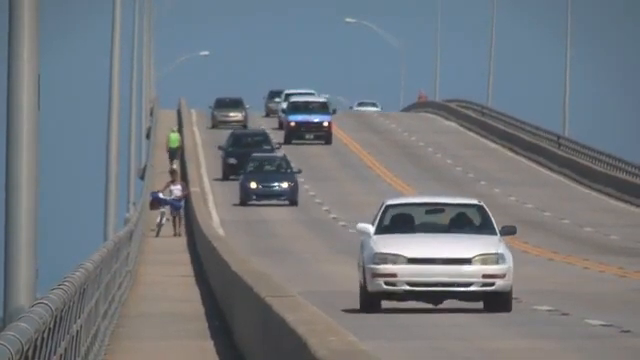
#> input picture frame 91 of Trafic_rutier.mp4, 640 x 360 px, given in place of sofare.mp4, which was not available
$ python '38. Proiect-Detectia_liniilor_marcajului_rutier.py'
#> lines starting #> are read from the running program, lines starting #| are printed output that depends on the picture; after the words box and inside, x2 and y2 are one past the last pixel; in counts of white or black regions, pixels touching at a corner belong together; pictures that were not available may be replaced by others from this repository, and a replacement may not be noted
#> further down, frame is the input picture: shape (360, 640, 3); mean B, G, R 127.1, 121.1, 115.4
import cv2 as cv
import numpy as np

def regiune_interes(img, puncte):
    masca =np.zeros_like(img) # creaza o imagine neaagra de dimensiunea img
    potriv_color_masca = 255
    cv.fillPoly(masca, puncte, potriv_color_masca)
    img_mascata = cv.bitwise_and(img, masca)
    return img_mascata

def desenare_linii(img, linii):
    img = np.copy(img)
    img_alba = np.zeros((img.shape[0], img.shape[1], 3), np.uint8)

    for linie in linii:
        for x1, y1, x2, y2, in linie:
            cv.line(img_alba, (x1, y1), (x2, y2), (0, 255, 0), 3)

    img = cv.addWeighted(img, 0.8, img_alba, 1, 0.0)
    return img

def procesare(img):
    inaltime = img.shape[0]
#> inaltime = 360
    latime = img.shape[1]
#> latime = 640

    puncte_regiune_interes = [(0, 0.92*inaltime),
                              (0.48*latime, 0.6*inaltime),
                              (latime, 0.92*inaltime)]
#> puncte_regiune_interes = [(0, 331.2), (307.2, 216), (640, 331.2)]

    alb_negru = cv.cvtColor(img, cv.COLOR_BGR2GRAY)  # tranformarea in alb-negru
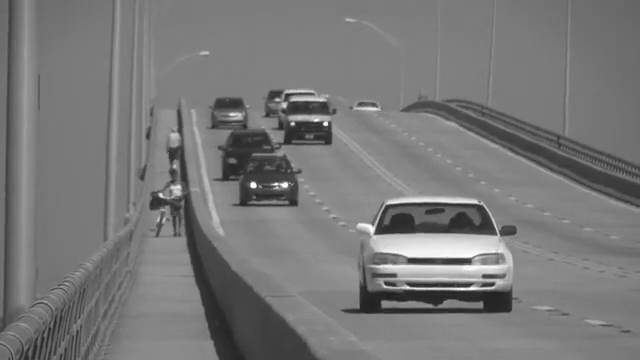
#> alb_negru: shape (360, 640); min 30, max 255, mean 120.1
    margini = cv.Canny(alb_negru, 50, 200) # detectarea marginilor
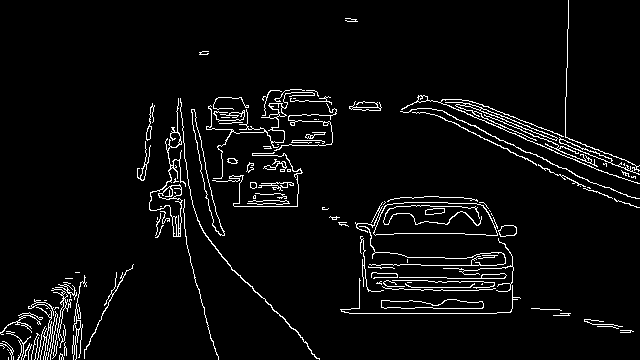
#> margini: shape (360, 640); 4.5% white in thin lines or dots
    img_taiata = regiune_interes(margini, np.array([puncte_regiune_interes], np.int32))
#> in regiune_interes, `cv.fillPoly(masca, puncte, potriv_color_masca)`:
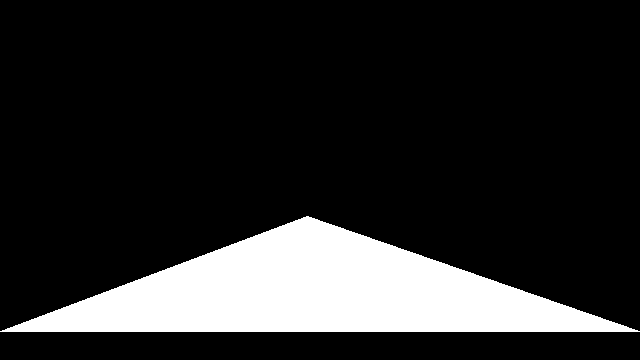
#> masca: shape (360, 640); 16.2% white; 1 white region, box (x1, y1, x2, y2) and area: (0, 216, 640, 332) 37383
#> in regiune_interes, `img_mascata = cv.bitwise_and(img, masca)`:
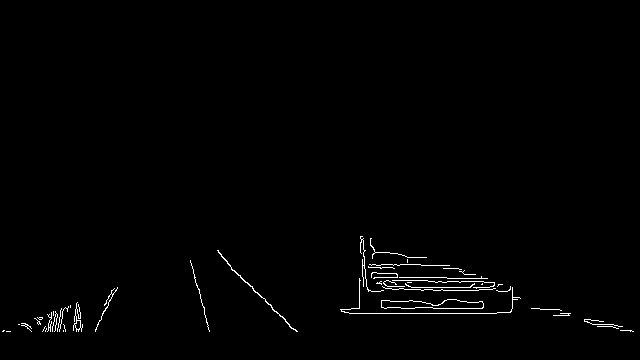
#> img_mascata: shape (360, 640); 0.95% white in thin lines or dots, all inside (x1, y1, x2, y2) = (2, 236, 634, 332)

    linii = cv.HoughLinesP(img_taiata, rho=2, theta=np.pi/180, threshold=50,
                           lines=np.array([]), minLineLength=20, maxLineGap=10) # determinarea coodonatelor a 2 puncte pentru fiecare linie
#> linii = 33 rows, first 6: [433, 308, 482, 308], [349, 313, 496, 313], [411, 287, 489, 287], [392, 289, 478, 290], [231, 268, 296, 331], [396, 277, 487, 278]

    img_linii = desenare_linii(img, linii)
#> the loop in desenare_linii, `for linie in linii:` made 33 passes
#> linie on passes 1 to 12: [[433, 308, 482, 308]], [[349, 313, 496, 313]], [[411, 287, 489, 287]], [[392, 289, 478, 290]], [[231, 268, 296, 331]], [[396, 277, 487, 278]], [[21, 325, 61, 323]], [[409, 280, 446, 282]], [[590, 323, 633, 331]], [[362, 264, 420, 264]], [[42, 331, 81, 328]], [[531, 308, 559, 309]]
#> after the loop in desenare_linii, `for linie in linii:`:
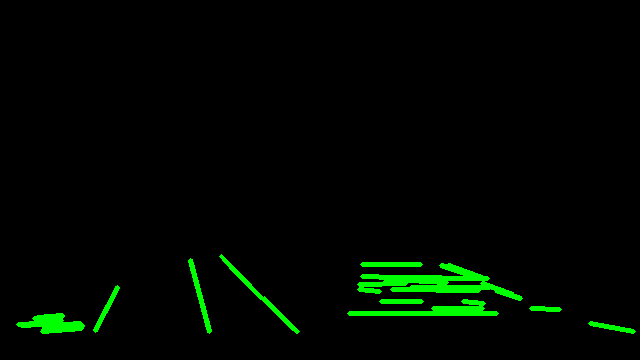
#> img_alba: shape (360, 640, 3); mean of channels 0, 1, 2 0, 7, 0; drawn as B, G, R
#> in desenare_linii, `img = cv.addWeighted(img, 0.8, img_alba, 1, 0.0)`:
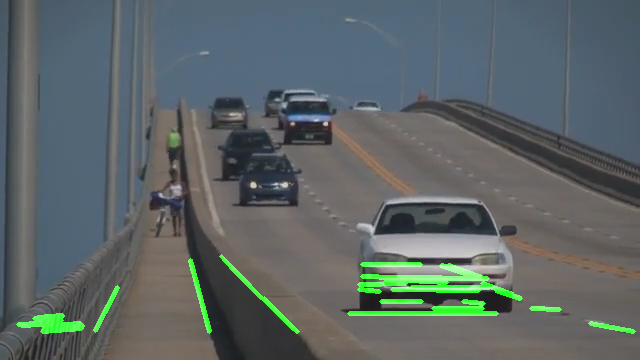
#> img: shape (360, 640, 3); mean B, G, R 101.7, 101.4, 92.3
    return img_linii

cap = cv.VideoCapture("sofare.mp4")

while cap.isOpened():
    ret, frame = cap.read()
    if ret:
        frame = procesare(frame)
        cv.imshow("imagine",frame)
        if cv.waitKey(10) & 0xFF== 27:
#> (key Esc is pressed here)
            break
    else:
        break
cap.release()
cv.destroyAllWindows()

$ run again, starting later in the video
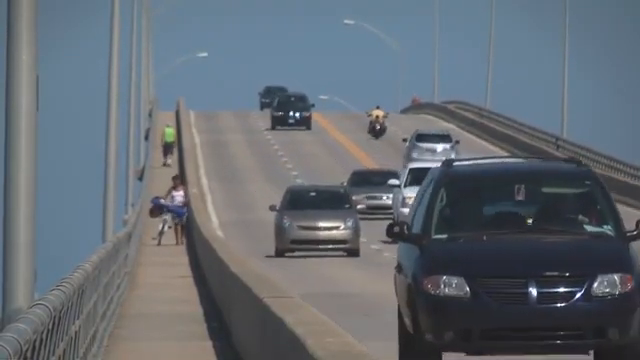
#> input picture frame 411 of Trafic_rutier.mp4, 640 x 360 px, given in place of sofare.mp4, which was not available
#> frame is the input picture: shape (360, 640, 3); mean B, G, R 114.5, 106.4, 98.9
#> in procesare, `margini = cv.Canny(alb_negru, 50, 200)`:
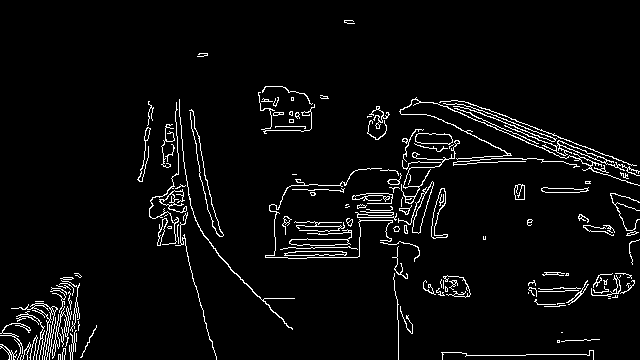
#> margini: shape (360, 640); 4.3% white in thin lines or dots
#> masca: shape (360, 640); 16.2% white; 1 white region, box (x1, y1, x2, y2) and area: (0, 216, 640, 332) 37383
#> img_mascata: shape (360, 640); 0.8% white in thin lines or dots, all inside (x1, y1, x2, y2) = (2, 221, 566, 332)
#> linii = 38 rows, first 6: [265, 255, 345, 255], [228, 266, 289, 327], [534, 301, 558, 306], [307, 257, 348, 257], [274, 257, 315, 245], [445, 289, 466, 296]
#> the loop in desenare_linii, `for linie in linii:` made 38 passes
#> in desenare_linii, `img = cv.addWeighted(img, 0.8, img_alba, 1, 0.0)`:
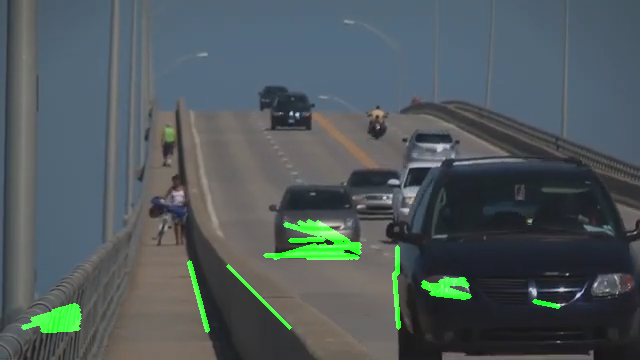
#> img: shape (360, 640, 3); mean B, G, R 91.6, 89.1, 79.1

$ run again, starting later in the video
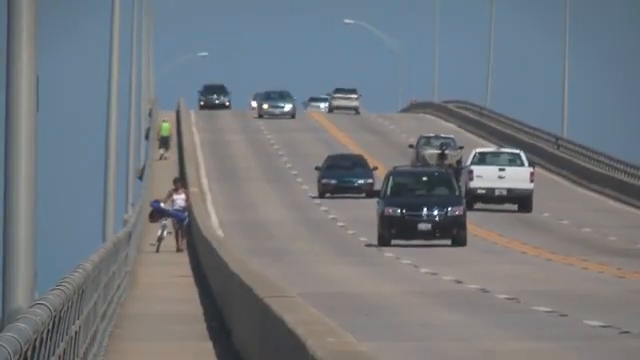
#> input picture frame 731 of Trafic_rutier.mp4, 640 x 360 px, given in place of sofare.mp4, which was not available
#> frame is the input picture: shape (360, 640, 3); mean B, G, R 126, 120.2, 114.8
#> in procesare, `margini = cv.Canny(alb_negru, 50, 200)`:
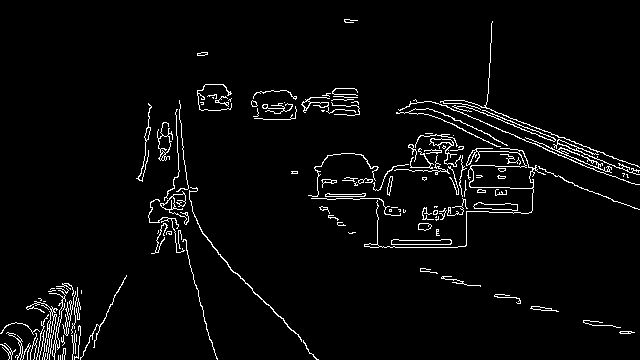
#> margini: shape (360, 640); 3.6% white in thin lines or dots
#> masca: shape (360, 640); 16.2% white; 1 white region, box (x1, y1, x2, y2) and area: (0, 216, 640, 332) 37383
#> img_mascata: shape (360, 640); 0.44% white in thin lines or dots, all inside (x1, y1, x2, y2) = (2, 232, 632, 332)
#> linii = 13 rows, first 6: [227, 264, 294, 331], [420, 268, 476, 285], [592, 325, 612, 325], [443, 277, 470, 285], [495, 294, 520, 301], [43, 327, 80, 327]
#> the loop in desenare_linii, `for linie in linii:` made 13 passes
#> in desenare_linii, `img = cv.addWeighted(img, 0.8, img_alba, 1, 0.0)`:
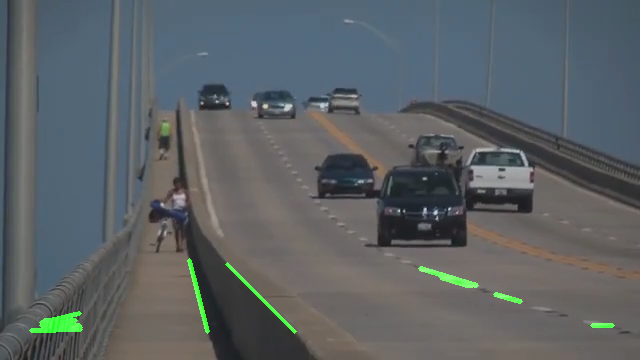
#> img: shape (360, 640, 3); mean B, G, R 100.8, 97.7, 91.8
